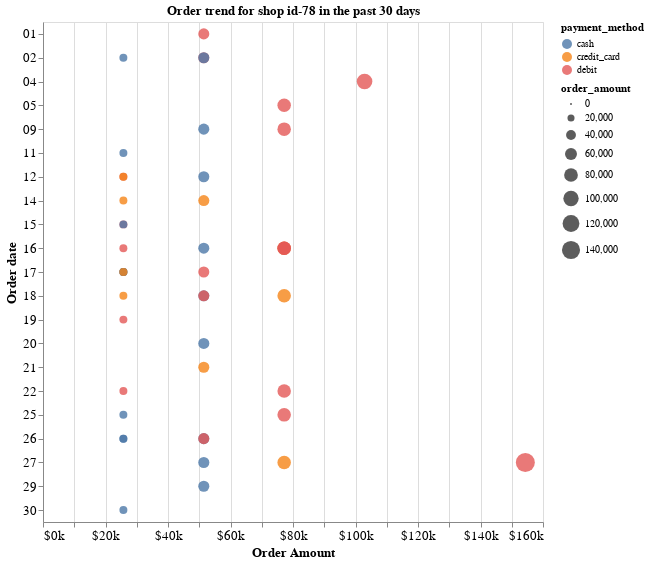

Here is the notebook cell this chart was saved with:
### Code cell
# Plot order trends from above data over 30 days
shopify_orders_by_date_plot = (alt.Chart(shopify_dataset_outlier_price, title='Order trend for shop id-78 in the past 30 days')
                                  .encode(
                                          x=alt.X('order_amount', title='Order Amount',
                                                  axis=alt.Axis(format='$~s')),
                                          y=alt.Y('date(order_date):O',
                                                   title='Order date'),
                                          color=alt.Color('payment_method:O', scale=alt.Scale(scheme='tableau10')),
                                          size='order_amount'
                                          ).mark_circle(opacity=0.8)
                                           .properties(height=500,
                                                       width=500)
                                           .configure_axis(
                                                        labelFontSize=13,
                                                        titleFontSize=13
                                                    )
                           )

shopify_orders_by_date_plot

### Figure 1 — Vega-Lite specification as saved in the notebook (floating-point values rounded to 4 significant figures)
{"$schema": "https://vega.github.io/schema/vega-lite/v4.8.1.json", "config": {"axis": {"labelFontSize": 13, "titleFontSize": 13}, "view": {"continuousHeight": 300, "continuousWidth": 400}}, "data": {"name": "data-fc93640d3c10c7f368791aacfcc4fa1e"}, "datasets": {"data-fc93640d3c10c7f368791aacfcc4fa1e": [{"created_at": "2017-03-26 4:38:52", "order_amount": 51450, "order_date": "2017-03-26T00:00:00", "order_id": 2496, "payment_method": "cash", "price_per_item": 25725, "shop_id": 78, "total_items": 2, "user_id": 707}, {"created_at": "2017-03-27 11:04:04", "order_amount": 51450, "order_date": "2017-03-27T00:00:00", "order_id": 2453, "payment_method": "cash", "price_per_item": 25725, "shop_id": 78, "total_items": 2, "user_id": 709}, {"created_at": "2017-03-12 20:10:58", "order_amount": 25725, "order_date": "2017-03-12T00:00:00", "order_id": 2923, "payment_method": "debit", "price_per_item": 25725, "shop_id": 78, "total_items": 1, "user_id": 740}, {"created_at": "2017-03-18 13:13:07", "order_amount": 25725, "order_date": "2017-03-18T00:00:00", "order_id": 3152, "payment_method": "credit_card", "price_per_item": 25725, "shop_id": 78, "total_items": 1, "user_id": 745}, {"created_at": "2017-03-02 4:13:39", "order_amount": 51450, "order_date": "2017-03-02T00:00:00", "order_id": 4413, "payment_method": "debit", "price_per_item": 25725, "shop_id": 78, "total_items": 2, "user_id": 756}, {"created_at": "2017-03-18 11:18:42", "order_amount": 51450, "order_date": "2017-03-18T00:00:00", "order_id": 618, "payment_method": "cash", "price_per_item": 25725, "shop_id": 78, "total_items": 2, "user_id": 760}, {"created_at": "2017-03-16 14:13:26", "order_amount": 77175, "order_date": "2017-03-16T00:00:00", "order_id": 3725, "payment_method": "credit_card", "price_per_item": 25725, "shop_id": 78, "total_items": 3, "user_id": 766}, {"created_at": "2017-03-27 9:27:20", "order_amount": 77175, "order_date": "2017-03-27T00:00:00", "order_id": 1260, "payment_method": "credit_card", "price_per_item": 25725, "shop_id": 78, "total_items": 3, "user_id": 775}, {"created_at": "2017-03-18 9:25:32", "order_amount": 77175, "order_date": "2017-03-18T00:00:00", "order_id": 4193, "payment_method": "credit_card", "price_per_item": 25725, "shop_id": 78, "total_items": 3, "user_id": 787}, {"created_at": "2017-03-15 10:16:45", "order_amount": 25725, "order_date": "2017-03-15T00:00:00", "order_id": 1057, "payment_method": "debit", "price_per_item": 25725, "shop_id": 78, "total_items": 1, "user_id": 800}, {"created_at": "2017-03-29 7:12:01", "order_amount": 51450, "order_date": "2017-03-29T00:00:00", "order_id": 1530, "payment_method": "cash", "price_per_item": 25725, "shop_id": 78, "total_items": 2, "user_id": 810}, {"created_at": "2017-03-17 18:09:54", "order_amount": 25725, "order_date": "2017-03-17T00:00:00", "order_id": 1453, "payment_method": "credit_card", "price_per_item": 25725, "shop_id": 78, "total_items": 1, "user_id": 812}, {"created_at": "2017-03-02 17:13:25", "order_amount": 51450, "order_date": "2017-03-02T00:00:00", "order_id": 2822, "payment_method": "cash", "price_per_item": 25725, "shop_id": 78, "total_items": 2, "user_id": 814}, {"created_at": "2017-03-16 3:45:46", "order_amount": 77175, "order_date": "2017-03-16T00:00:00", "order_id": 2907, "payment_method": "debit", "price_per_item": 25725, "shop_id": 78, "total_items": 3, "user_id": 817}, {"created_at": "2017-03-05 5:10:44", "order_amount": 77175, "order_date": "2017-03-05T00:00:00", "order_id": 4716, "payment_method": "debit", "price_per_item": 25725, "shop_id": 78, "total_items": 3, "user_id": 818}, {"created_at": "2017-03-15 13:26:46", "order_amount": 25725, "order_date": "2017-03-15T00:00:00", "order_id": 4919, "payment_method": "cash", "price_per_item": 25725, "shop_id": 78, "total_items": 1, "user_id": 823}, {"created_at": "2017-03-14 20:43:15", "order_amount": 51450, "order_date": "2017-03-14T00:00:00", "order_id": 3706, "payment_method": "credit_card", "price_per_item": 25725, "shop_id": 78, "total_items": 2, "user_id": 828}, {"created_at": "2017-03-04 4:37:34", "order_amount": 102900, "order_date": "2017-03-04T00:00:00", "order_id": 2493, "payment_method": "debit", "price_per_item": 25725, "shop_id": 78, "total_items": 4, "user_id": 834}, {"created_at": "2017-03-02 14:31:12", "order_amount": 25725, "order_date": "2017-03-02T00:00:00", "order_id": 4041, "payment_method": "cash", "price_per_item": 25725, "shop_id": 78, "total_items": 1, "user_id": 852}, {"created_at": "2017-03-14 23:58:22", "order_amount": 25725, "order_date": "2017-03-14T00:00:00", "order_id": 2271, "payment_method": "credit_card", "price_per_item": 25725, "shop_id": 78, "total_items": 1, "user_id": 855}, {"created_at": "2017-03-21 5:10:34", "order_amount": 51450, "order_date": "2017-03-21T00:00:00", "order_id": 3102, "payment_method": "credit_card", "price_per_item": 25725, "shop_id": 78, "total_items": 2, "user_id": 855}, {"created_at": "2017-03-17 19:36:00", "order_amount": 25725, "order_date": "2017-03-17T00:00:00", "order_id": 2549, "payment_method": "cash", "price_per_item": 25725, "shop_id": 78, "total_items": 1, "user_id": 861}, {"created_at": "2017-03-22 22:06:01", "order_amount": 25725, "order_date": "2017-03-22T00:00:00", "order_id": 4506, "payment_method": "debit", "price_per_item": 25725, "shop_id": 78, "total_items": 1, "user_id": 866}, {"created_at": "2017-03-17 16:38:06", "order_amount": 25725, "order_date": "2017-03-17T00:00:00", "order_id": 1385, "payment_method": "cash", "price_per_item": 25725, "shop_id": 78, "total_items": 1, "user_id": 867}, {"created_at": "2017-03-17 6:25:51", "order_amount": 51450, "order_date": "2017-03-17T00:00:00", "order_id": 2819, "payment_method": "debit", "price_per_item": 25725, "shop_id": 78, "total_items": 2, "user_id": 869}, {"created_at": "2017-03-27 22:51:43", "order_amount": 154350, "order_date": "2017-03-27T00:00:00", "order_id": 692, "payment_method": "debit", "price_per_item": 25725, "shop_id": 78, "total_items": 6, "user_id": 878}, {"created_at": "2017-03-11 21:14:50", "order_amount": 25725, "order_date": "2017-03-11T00:00:00", "order_id": 3781, "payment_method": "cash", "price_per_item": 25725, "shop_id": 78, "total_items": 1, "user_id": 889}, {"created_at": "2017-03-26 10:36:43", "order_amount": 25725, "order_date": "2017-03-26T00:00:00", "order_id": 2774, "payment_method": "cash", "price_per_item": 25725, "shop_id": 78, "total_items": 1, "user_id": 890}, {"created_at": "2017-03-26 1:59:27", "order_amount": 25725, "order_date": "2017-03-26T00:00:00", "order_id": 3086, "payment_method": "cash", "price_per_item": 25725, "shop_id": 78, "total_items": 1, "user_id": 910}, {"created_at": "2017-03-30 12:23:43", "order_amount": 25725, "order_date": "2017-03-30T00:00:00", "order_id": 1420, "payment_method": "cash", "price_per_item": 25725, "shop_id": 78, "total_items": 1, "user_id": 912}, {"created_at": "2017-03-25 1:19:35", "order_amount": 77175, "order_date": "2017-03-25T00:00:00", "order_id": 2565, "payment_method": "debit", "price_per_item": 25725, "shop_id": 78, "total_items": 3, "user_id": 915}, {"created_at": "2017-03-12 12:23:08", "order_amount": 51450, "order_date": "2017-03-12T00:00:00", "order_id": 3168, "payment_method": "cash", "price_per_item": 25725, "shop_id": 78, "total_items": 2, "user_id": 927}, {"created_at": "2017-03-16 9:45:05", "order_amount": 77175, "order_date": "2017-03-16T00:00:00", "order_id": 3404, "payment_method": "debit", "price_per_item": 25725, "shop_id": 78, "total_items": 3, "user_id": 928}, {"created_at": "2017-03-18 18:57:13", "order_amount": 51450, "order_date": "2017-03-18T00:00:00", "order_id": 2513, "payment_method": "debit", "price_per_item": 25725, "shop_id": 78, "total_items": 2, "user_id": 935}, {"created_at": "2017-03-26 17:08:19", "order_amount": 51450, "order_date": "2017-03-26T00:00:00", "order_id": 491, "payment_method": "debit", "price_per_item": 25725, "shop_id": 78, "total_items": 2, "user_id": 936}, {"created_at": "2017-03-16 16:38:26", "order_amount": 25725, "order_date": "2017-03-16T00:00:00", "order_id": 1194, "payment_method": "debit", "price_per_item": 25725, "shop_id": 78, "total_items": 1, "user_id": 944}, {"created_at": "2017-03-20 21:14:00", "order_amount": 51450, "order_date": "2017-03-20T00:00:00", "order_id": 4080, "payment_method": "cash", "price_per_item": 25725, "shop_id": 78, "total_items": 2, "user_id": 946}, {"created_at": "2017-03-01 3:02:10", "order_amount": 51450, "order_date": "2017-03-01T00:00:00", "order_id": 4312, "payment_method": "debit", "price_per_item": 25725, "shop_id": 78, "total_items": 2, "user_id": 960}, {"created_at": "2017-03-22 7:33:25", "order_amount": 77175, "order_date": "2017-03-22T00:00:00", "order_id": 2691, "payment_method": "debit", "price_per_item": 25725, "shop_id": 78, "total_items": 3, "user_id": 962}, {"created_at": "2017-03-09 7:23:14", "order_amount": 51450, "order_date": "2017-03-09T00:00:00", "order_id": 512, "payment_method": "cash", "price_per_item": 25725, "shop_id": 78, "total_items": 2, "user_id": 967}, {"created_at": "2017-03-09 15:21:35", "order_amount": 77175, "order_date": "2017-03-09T00:00:00", "order_id": 4421, "payment_method": "debit", "price_per_item": 25725, "shop_id": 78, "total_items": 3, "user_id": 969}, {"created_at": "2017-03-17 22:32:21", "order_amount": 25725, "order_date": "2017-03-17T00:00:00", "order_id": 1205, "payment_method": "credit_card", "price_per_item": 25725, "shop_id": 78, "total_items": 1, "user_id": 970}, {"created_at": "2017-03-19 19:02:54", "order_amount": 25725, "order_date": "2017-03-19T00:00:00", "order_id": 3441, "payment_method": "debit", "price_per_item": 25725, "shop_id": 78, "total_items": 1, "user_id": 982}, {"created_at": "2017-03-16 21:39:35", "order_amount": 51450, "order_date": "2017-03-16T00:00:00", "order_id": 494, "payment_method": "cash", "price_per_item": 25725, "shop_id": 78, "total_items": 2, "user_id": 983}, {"created_at": "2017-03-12 5:56:57", "order_amount": 25725, "order_date": "2017-03-12T00:00:00", "order_id": 161, "payment_method": "credit_card", "price_per_item": 25725, "shop_id": 78, "total_items": 1, "user_id": 990}, {"created_at": "2017-03-25 21:48:44", "order_amount": 25725, "order_date": "2017-03-25T00:00:00", "order_id": 4585, "payment_method": "cash", "price_per_item": 25725, "shop_id": 78, "total_items": 1, "user_id": 997}]}, "encoding": {"color": {"field": "payment_method", "scale": {"scheme": "tableau10"}, "type": "ordinal"}, "size": {"field": "order_amount", "type": "quantitative"}, "x": {"axis": {"format": "$~s"}, "field": "order_amount", "title": "Order Amount", "type": "quantitative"}, "y": {"field": "order_date", "timeUnit": "date", "title": "Order date", "type": "ordinal"}}, "height": 500, "mark": {"opacity": 0.8, "type": "circle"}, "title": "Order trend for shop id-78 in the past 30 days", "width": 500}
